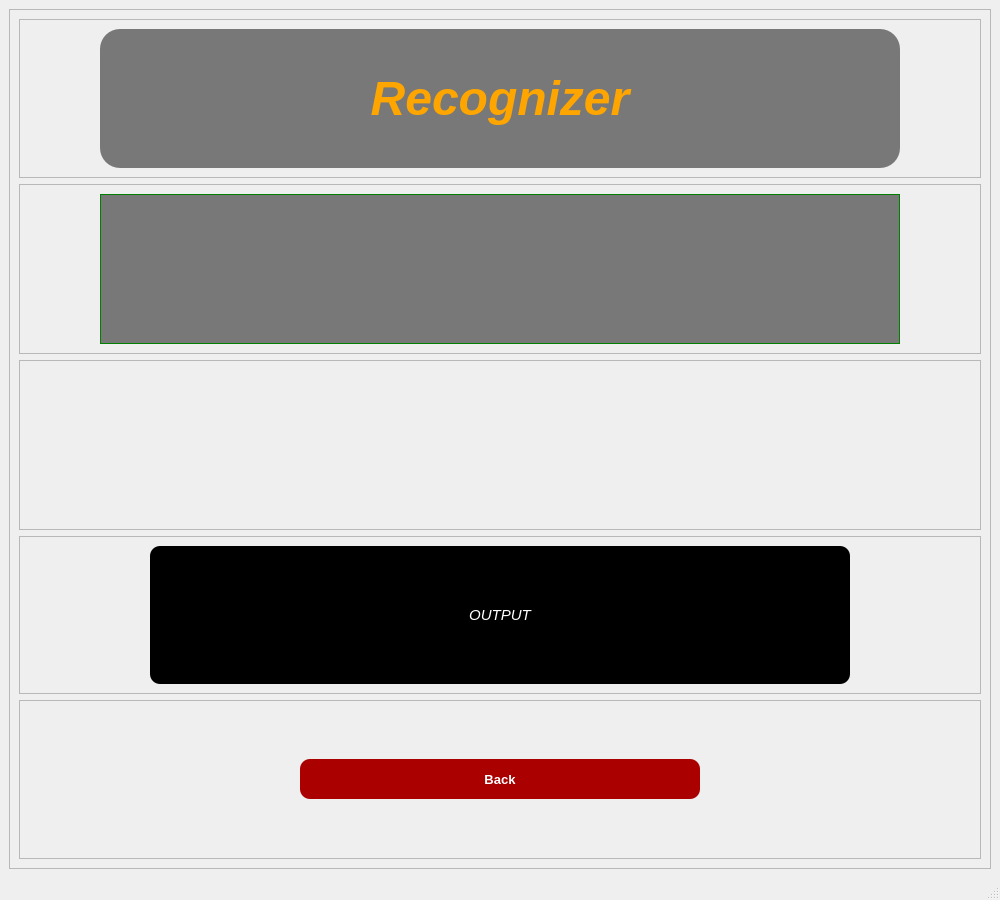
<?xml version="1.0" encoding="UTF-8"?>
<ui version="4.0">
 <class>MainWindow</class>
 <widget class="QMainWindow" name="MainWindow">
  <property name="geometry">
   <rect>
    <x>0</x>
    <y>0</y>
    <width>1000</width>
    <height>900</height>
   </rect>
  </property>
  <property name="minimumSize">
   <size>
    <width>900</width>
    <height>800</height>
   </size>
  </property>
  <property name="windowTitle">
   <string>MainWindow</string>
  </property>
  <property name="styleSheet">
   <string notr="true">#MainWindow
{

	background-image: url(:/bgrounds/triangle.png);

}
</string>
  </property>
  <widget class="QWidget" name="centralwidget">
   <layout class="QVBoxLayout" name="verticalLayout">
    <item>
     <widget class="QFrame" name="frame">
      <property name="minimumSize">
       <size>
        <width>0</width>
        <height>0</height>
       </size>
      </property>
      <property name="styleSheet">
       <string notr="true"/>
      </property>
      <property name="frameShape">
       <enum>QFrame::StyledPanel</enum>
      </property>
      <property name="frameShadow">
       <enum>QFrame::Raised</enum>
      </property>
      <layout class="QVBoxLayout" name="verticalLayout_2">
       <item>
        <widget class="QFrame" name="frame_2">
         <property name="frameShape">
          <enum>QFrame::StyledPanel</enum>
         </property>
         <property name="frameShadow">
          <enum>QFrame::Raised</enum>
         </property>
         <layout class="QHBoxLayout" name="horizontalLayout_2">
          <item>
           <widget class="QLabel" name="label">
            <property name="minimumSize">
             <size>
              <width>800</width>
              <height>100</height>
             </size>
            </property>
            <property name="maximumSize">
             <size>
              <width>800</width>
              <height>150</height>
             </size>
            </property>
            <property name="font">
             <font>
              <family>Arial</family>
              <pointsize>36</pointsize>
              <weight>75</weight>
              <italic>true</italic>
              <bold>true</bold>
             </font>
            </property>
            <property name="styleSheet">
             <string notr="true">*
{

	border-radius: 20px;
	background-color: rgba(0, 0, 0,0.5);
	color: orange;
}</string>
            </property>
            <property name="text">
             <string>Recognizer</string>
            </property>
            <property name="alignment">
             <set>Qt::AlignCenter</set>
            </property>
           </widget>
          </item>
         </layout>
        </widget>
       </item>
       <item>
        <widget class="QFrame" name="frame_5">
         <property name="frameShape">
          <enum>QFrame::StyledPanel</enum>
         </property>
         <property name="frameShadow">
          <enum>QFrame::Raised</enum>
         </property>
         <layout class="QHBoxLayout" name="horizontalLayout">
          <item>
           <widget class="QLabel" name="inputdisplay">
            <property name="minimumSize">
             <size>
              <width>500</width>
              <height>150</height>
             </size>
            </property>
            <property name="maximumSize">
             <size>
              <width>800</width>
              <height>200</height>
             </size>
            </property>
            <property name="styleSheet">
             <string notr="true">*
{
  border:1px solid green;

	background-color: rgba(0,0, 0,0.5);
}</string>
            </property>
            <property name="text">
             <string/>
            </property>
           </widget>
          </item>
         </layout>
        </widget>
       </item>
       <item>
        <widget class="QFrame" name="frame_3">
         <property name="frameShape">
          <enum>QFrame::StyledPanel</enum>
         </property>
         <property name="frameShadow">
          <enum>QFrame::Raised</enum>
         </property>
         <layout class="QHBoxLayout" name="horizontalLayout_3">
          <item>
           <widget class="QPushButton" name="ocrbtn">
            <property name="minimumSize">
             <size>
              <width>150</width>
              <height>150</height>
             </size>
            </property>
            <property name="maximumSize">
             <size>
              <width>300</width>
              <height>250</height>
             </size>
            </property>
            <property name="styleSheet">
             <string notr="true">#ocrbtn
{

border-radius: 20px;


}

#ocrbtn:hover
{
  
	background-color: rgba(255, 170, 0,0.2);
    border: 1px solid orange;
}</string>
            </property>
            <property name="text">
             <string/>
            </property>
            <property name="icon">
             <iconset resource="images/bg.qrc">
              <normaloff>:/bgrounds/ocr.png</normaloff>:/bgrounds/ocr.png</iconset>
            </property>
            <property name="iconSize">
             <size>
              <width>150</width>
              <height>150</height>
             </size>
            </property>
           </widget>
          </item>
          <item>
           <widget class="QPushButton" name="htrbtn">
            <property name="minimumSize">
             <size>
              <width>150</width>
              <height>150</height>
             </size>
            </property>
            <property name="maximumSize">
             <size>
              <width>300</width>
              <height>250</height>
             </size>
            </property>
            <property name="styleSheet">
             <string notr="true">#htrbtn
{

border-radius: 20px;


}

#htrbtn:hover
{
  
	background-color: rgba(255, 170, 0,0.2);
    border: 1px solid orange;
}</string>
            </property>
            <property name="text">
             <string/>
            </property>
            <property name="icon">
             <iconset resource="images/bg.qrc">
              <normaloff>:/bgrounds/htr.png</normaloff>:/bgrounds/htr.png</iconset>
            </property>
            <property name="iconSize">
             <size>
              <width>150</width>
              <height>150</height>
             </size>
            </property>
           </widget>
          </item>
         </layout>
        </widget>
       </item>
       <item>
        <widget class="QFrame" name="frame_4">
         <property name="frameShape">
          <enum>QFrame::StyledPanel</enum>
         </property>
         <property name="frameShadow">
          <enum>QFrame::Raised</enum>
         </property>
         <layout class="QHBoxLayout" name="horizontalLayout_4">
          <item>
           <widget class="QLabel" name="label_3">
            <property name="minimumSize">
             <size>
              <width>100</width>
              <height>60</height>
             </size>
            </property>
            <property name="maximumSize">
             <size>
              <width>700</width>
              <height>300</height>
             </size>
            </property>
            <property name="font">
             <font>
              <family>Arial</family>
              <pointsize>11</pointsize>
              <weight>50</weight>
              <italic>true</italic>
              <bold>false</bold>
             </font>
            </property>
            <property name="styleSheet">
             <string notr="true">*
{
background-color: rgb(0, 0, 0);
	color: white;
border-radius: 10px;
	
}</string>
            </property>
            <property name="text">
             <string>OUTPUT</string>
            </property>
            <property name="alignment">
             <set>Qt::AlignCenter</set>
            </property>
           </widget>
          </item>
         </layout>
        </widget>
       </item>
       <item>
        <widget class="QFrame" name="frame_6">
         <property name="maximumSize">
          <size>
           <width>16777215</width>
           <height>16777215</height>
          </size>
         </property>
         <property name="frameShape">
          <enum>QFrame::StyledPanel</enum>
         </property>
         <property name="frameShadow">
          <enum>QFrame::Raised</enum>
         </property>
         <layout class="QHBoxLayout" name="horizontalLayout_5">
          <item>
           <widget class="QPushButton" name="backbtn">
            <property name="minimumSize">
             <size>
              <width>400</width>
              <height>40</height>
             </size>
            </property>
            <property name="maximumSize">
             <size>
              <width>400</width>
              <height>40</height>
             </size>
            </property>
            <property name="font">
             <font>
              <family>Arial</family>
              <pointsize>10</pointsize>
              <weight>75</weight>
              <bold>true</bold>
             </font>
            </property>
            <property name="styleSheet">
             <string notr="true">*
{

	
	color: rgb(255, 255, 255);
	background-color: rgb(170, 0, 0);
border-radius:10px;

}</string>
            </property>
            <property name="text">
             <string>Back</string>
            </property>
            <property name="icon">
             <iconset resource="images/bg.qrc">
              <normaloff>:/bgrounds/back.png</normaloff>:/bgrounds/back.png</iconset>
            </property>
            <property name="iconSize">
             <size>
              <width>23</width>
              <height>23</height>
             </size>
            </property>
           </widget>
          </item>
         </layout>
        </widget>
       </item>
      </layout>
     </widget>
    </item>
   </layout>
  </widget>
  <widget class="QMenuBar" name="menubar">
   <property name="geometry">
    <rect>
     <x>0</x>
     <y>0</y>
     <width>1000</width>
     <height>18</height>
    </rect>
   </property>
  </widget>
  <widget class="QStatusBar" name="statusbar"/>
 </widget>
 <resources>
  <include location="images/bg.qrc"/>
 </resources>
 <connections/>
</ui>
